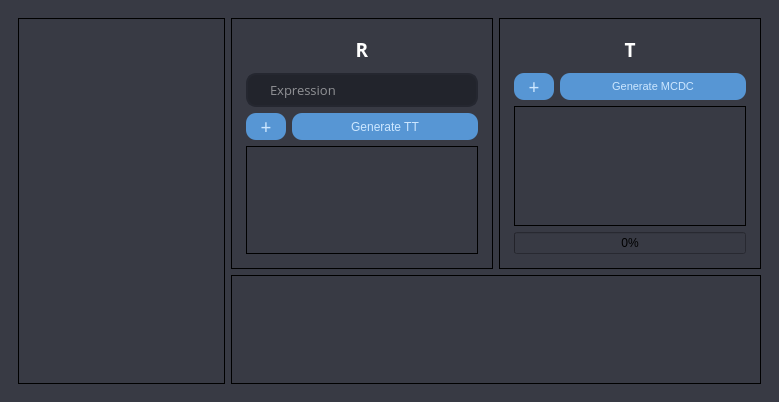
<?xml version="1.0" encoding="UTF-8"?>
<ui version="4.0">
 <class>MainWindow</class>
 <widget class="QMainWindow" name="MainWindow">
  <property name="geometry">
   <rect>
    <x>0</x>
    <y>0</y>
    <width>779</width>
    <height>402</height>
   </rect>
  </property>
  <property name="font">
   <font>
    <pointsize>10</pointsize>
   </font>
  </property>
  <property name="windowTitle">
   <string>MainWindow</string>
  </property>
  <property name="styleSheet">
   <string notr="true">background-color: rgb(56, 58, 68);</string>
  </property>
  <widget class="QWidget" name="centralwidget">
   <property name="styleSheet">
    <string notr="true"/>
   </property>
   <layout class="QHBoxLayout" name="horizontalLayout_2">
    <item>
     <widget class="QFrame" name="horizontalFrame">
      <layout class="QHBoxLayout" name="horizontalLayout">
       <item>
        <layout class="QVBoxLayout" name="window3">
         <item>
          <widget class="QTextEdit" name="textEdit">
           <property name="styleSheet">
            <string notr="true">border: 1px solid rgb(0, 0, 0)</string>
           </property>
          </widget>
         </item>
        </layout>
       </item>
       <item>
        <layout class="QVBoxLayout" name="verticalLayout_4">
         <item>
          <layout class="QHBoxLayout" name="horizontalLayout_5">
           <item>
            <widget class="QFrame" name="window1_2">
             <property name="styleSheet">
              <string notr="true">QFrame{
 border : 1px solid rgb(0, 0, 0);
 padding : 5px;

}</string>
             </property>
             <layout class="QVBoxLayout" name="window1">
              <item>
               <widget class="QLabel" name="label">
                <property name="sizePolicy">
                 <sizepolicy hsizetype="Preferred" vsizetype="Preferred">
                  <horstretch>0</horstretch>
                  <verstretch>0</verstretch>
                 </sizepolicy>
                </property>
                <property name="font">
                 <font>
                  <family>Segoe Script</family>
                  <weight>75</weight>
                  <bold>true</bold>
                 </font>
                </property>
                <property name="styleSheet">
                 <string notr="true">color:rgb(255, 255, 255);
border:none;
padding-top:0px;
padding-bottom:0px;
</string>
                </property>
                <property name="text">
                 <string>&lt;html&gt;&lt;head/&gt;&lt;body&gt;&lt;p&gt;&lt;span style=&quot; font-size:14pt;&quot;&gt;R&lt;/span&gt;&lt;/p&gt;&lt;/body&gt;&lt;/html&gt;</string>
                </property>
                <property name="textFormat">
                 <enum>Qt::AutoText</enum>
                </property>
                <property name="alignment">
                 <set>Qt::AlignHCenter|Qt::AlignTop</set>
                </property>
               </widget>
              </item>
              <item>
               <widget class="QLineEdit" name="expression">
                <property name="sizePolicy">
                 <sizepolicy hsizetype="Minimum" vsizetype="Maximum">
                  <horstretch>0</horstretch>
                  <verstretch>0</verstretch>
                 </sizepolicy>
                </property>
                <property name="minimumSize">
                 <size>
                  <width>10</width>
                  <height>0</height>
                 </size>
                </property>
                <property name="font">
                 <font>
                  <family>Open Sans</family>
                  <pointsize>10</pointsize>
                 </font>
                </property>
                <property name="styleSheet">
                 <string notr="true">QLineEdit{
   border: 2px solid rgb(37, 39, 48);
   color: #FFF;
   padding-right: 20px;
   padding-left:20px;
   padding-top:5px;
   padding-bottom:5px;
   background-color : rgb(34,36,44);
   border-radius: 10px;
}</string>
                </property>
                <property name="text">
                 <string/>
                </property>
                <property name="placeholderText">
                 <string>Expression</string>
                </property>
               </widget>
              </item>
              <item>
               <layout class="QHBoxLayout" name="horizontalLayout_4">
                <item>
                 <widget class="QPushButton" name="plusTT">
                  <property name="sizePolicy">
                   <sizepolicy hsizetype="Minimum" vsizetype="Fixed">
                    <horstretch>0</horstretch>
                    <verstretch>0</verstretch>
                   </sizepolicy>
                  </property>
                  <property name="minimumSize">
                   <size>
                    <width>0</width>
                    <height>0</height>
                   </size>
                  </property>
                  <property name="maximumSize">
                   <size>
                    <width>40</width>
                    <height>16777215</height>
                   </size>
                  </property>
                  <property name="font">
                   <font>
                    <family>Segoe Script</family>
                    <pointsize>14</pointsize>
                   </font>
                  </property>
                  <property name="styleSheet">
                   <string notr="true">QPushButton{
  background-color : rgb(87,150,212);
  border: none;

  color:rgb(205,231,255);
  border-radius:10px;
}
QPushButton:hover{
  background-color:rgb(95,166,232);
}
QPushButton:pressed{
  background-color:rgb(82,142,199);
}</string>
                  </property>
                  <property name="text">
                   <string>+</string>
                  </property>
                 </widget>
                </item>
                <item>
                 <widget class="QPushButton" name="genTT">
                  <property name="enabled">
                   <bool>true</bool>
                  </property>
                  <property name="sizePolicy">
                   <sizepolicy hsizetype="Minimum" vsizetype="Minimum">
                    <horstretch>0</horstretch>
                    <verstretch>0</verstretch>
                   </sizepolicy>
                  </property>
                  <property name="styleSheet">
                   <string notr="true">QPushButton{
  background-color : rgb(87,150,212);
  border: none;
  color:rgb(205,231,255);
  border-radius:10px;
}
QPushButton:hover{
  background-color:rgb(95,166,232);
}
QPushButton:pressed{
  background-color:rgb(82,142,199);
}</string>
                  </property>
                  <property name="text">
                   <string>Generate TT</string>
                  </property>
                  <property name="checkable">
                   <bool>true</bool>
                  </property>
                 </widget>
                </item>
               </layout>
              </item>
              <item>
               <widget class="QListWidget" name="TTlist">
                <property name="font">
                 <font>
                  <family>Open Sans</family>
                  <pointsize>10</pointsize>
                 </font>
                </property>
                <property name="styleSheet">
                 <string notr="true">color: rgb(255, 255, 255);</string>
                </property>
               </widget>
              </item>
             </layout>
            </widget>
           </item>
           <item>
            <widget class="QFrame" name="verticalFrame_3">
             <property name="font">
              <font>
               <family>Segoe Script</family>
              </font>
             </property>
             <property name="styleSheet">
              <string notr="true">QFrame{
 border : 1px solid rgb(0, 0, 0);
 padding : 5px;

}</string>
             </property>
             <layout class="QVBoxLayout" name="window2">
              <item>
               <widget class="QLabel" name="label_2">
                <property name="font">
                 <font>
                  <family>Segoe Script</family>
                  <weight>75</weight>
                  <bold>true</bold>
                 </font>
                </property>
                <property name="mouseTracking">
                 <bool>true</bool>
                </property>
                <property name="styleSheet">
                 <string notr="true">color:rgb(255, 255, 255);
border:none;
padding-top:0px;
padding-bottom:0px;
</string>
                </property>
                <property name="text">
                 <string>&lt;html&gt;&lt;head/&gt;&lt;body&gt;&lt;p&gt;&lt;span style=&quot; font-size:14pt;&quot;&gt;T&lt;/span&gt;&lt;/p&gt;&lt;/body&gt;&lt;/html&gt;</string>
                </property>
                <property name="alignment">
                 <set>Qt::AlignHCenter|Qt::AlignTop</set>
                </property>
               </widget>
              </item>
              <item>
               <layout class="QHBoxLayout" name="horizontalLayout_7">
                <property name="topMargin">
                 <number>0</number>
                </property>
                <item>
                 <widget class="QPushButton" name="plusMCDC">
                  <property name="sizePolicy">
                   <sizepolicy hsizetype="Minimum" vsizetype="Fixed">
                    <horstretch>0</horstretch>
                    <verstretch>0</verstretch>
                   </sizepolicy>
                  </property>
                  <property name="maximumSize">
                   <size>
                    <width>40</width>
                    <height>16777215</height>
                   </size>
                  </property>
                  <property name="font">
                   <font>
                    <family>Segoe Script</family>
                    <pointsize>14</pointsize>
                   </font>
                  </property>
                  <property name="styleSheet">
                   <string notr="true">QPushButton{
  background-color : rgb(87,150,212);
  border: none;

  color:rgb(205,231,255);
  border-radius:10px;
}
QPushButton:hover{
  background-color:rgb(95,166,232);
}
QPushButton:pressed{
  background-color:rgb(82,142,199);
}</string>
                  </property>
                  <property name="text">
                   <string>+</string>
                  </property>
                 </widget>
                </item>
                <item>
                 <widget class="QPushButton" name="genMCDC">
                  <property name="sizePolicy">
                   <sizepolicy hsizetype="Minimum" vsizetype="Minimum">
                    <horstretch>0</horstretch>
                    <verstretch>0</verstretch>
                   </sizepolicy>
                  </property>
                  <property name="font">
                   <font>
                    <family>MS Shell Dlg 2</family>
                    <pointsize>8</pointsize>
                   </font>
                  </property>
                  <property name="styleSheet">
                   <string notr="true">QPushButton{
  background-color : rgb(87,150,212);
  border: none;
  color:rgb(205,231,255);
  border-radius:10px;
}
QPushButton:hover{
  background-color:rgb(95,166,232);
}
QPushButton:pressed{
  background-color:rgb(82,142,199);
}</string>
                  </property>
                  <property name="text">
                   <string>Generate MCDC</string>
                  </property>
                  <property name="checkable">
                   <bool>true</bool>
                  </property>
                 </widget>
                </item>
               </layout>
              </item>
              <item>
               <widget class="QListWidget" name="MCDClist">
                <property name="sizePolicy">
                 <sizepolicy hsizetype="Expanding" vsizetype="Expanding">
                  <horstretch>0</horstretch>
                  <verstretch>0</verstretch>
                 </sizepolicy>
                </property>
                <property name="font">
                 <font>
                  <family>Open Sans</family>
                  <pointsize>10</pointsize>
                 </font>
                </property>
                <property name="styleSheet">
                 <string notr="true">color: rgb(255, 255, 255);</string>
                </property>
               </widget>
              </item>
              <item>
               <widget class="QProgressBar" name="progressBar">
                <property name="value">
                 <number>0</number>
                </property>
               </widget>
              </item>
             </layout>
            </widget>
           </item>
          </layout>
         </item>
         <item>
          <layout class="QHBoxLayout" name="window4"/>
         </item>
         <item>
          <widget class="QPlainTextEdit" name="plainTextEdit">
           <property name="styleSheet">
            <string notr="true">border: 1px solid rgb(0, 0, 0)</string>
           </property>
          </widget>
         </item>
        </layout>
       </item>
      </layout>
     </widget>
    </item>
   </layout>
  </widget>
 </widget>
 <resources/>
 <connections/>
</ui>
